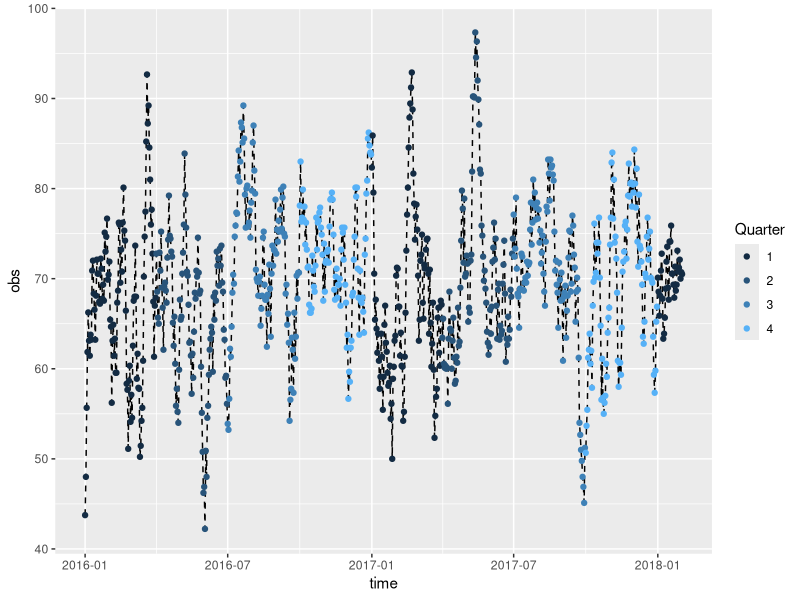

Recreate this plot in R.
## ---- chunk 1
knitr::opts_chunk$set(echo = TRUE, warning = F, message = F)
## ---- chunk 2
library(ggplot2)
library(dplyr)
library(lubridate)

# Sample data
df <- data_frame(time = seq(as.Date("2016-01-01"), as.Date("2018-02-01"), 1), 
                 obs  = sample(25:110, 763, replace = T)) %>% 
       mutate(n       = 1:n(),
              quarter = quarter(time))

 df <- df %>% 
         rowwise() %>%
         mutate(obs = mean(df$obs[max(0, n - 5):(n + 3)], na.rm = T))   

ggplot(df, aes(time, obs)) + geom_line(linetype = "dashed") +
  geom_point(aes(color = quarter)) + guides(color = guide_legend(title = "Quarter"))
